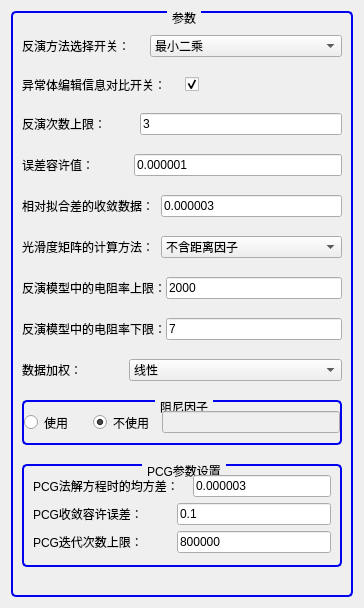
<?xml version="1.0" encoding="UTF-8"?>
<ui version="4.0">
 <class>DialogInversionParaSetting</class>
 <widget class="QDialog" name="DialogInversionParaSetting">
  <property name="geometry">
   <rect>
    <x>0</x>
    <y>0</y>
    <width>364</width>
    <height>608</height>
   </rect>
  </property>
  <property name="minimumSize">
   <size>
    <width>364</width>
    <height>608</height>
   </size>
  </property>
  <property name="maximumSize">
   <size>
    <width>364</width>
    <height>608</height>
   </size>
  </property>
  <property name="windowTitle">
   <string>反演参数设置</string>
  </property>
  <layout class="QGridLayout" name="gridLayout_3">
   <item row="0" column="0">
    <widget class="QGroupBox" name="groupBox">
     <property name="sizePolicy">
      <sizepolicy hsizetype="Preferred" vsizetype="Preferred">
       <horstretch>0</horstretch>
       <verstretch>0</verstretch>
      </sizepolicy>
     </property>
     <property name="styleSheet">
      <string notr="true">QGroupBox 
{border: 2px solid #0000EE;
 border-radius: 5px;
margin-top: 1ex;
}

QGroupBox::title {
subcontrol-origin: margin;
subcontrol-position: top center;
padding: 0 3px;
}</string>
     </property>
     <property name="title">
      <string>参数</string>
     </property>
     <layout class="QGridLayout" name="gridLayout">
      <item row="0" column="0">
       <layout class="QHBoxLayout" name="horizontalLayout_2" stretch="1,2">
        <property name="spacing">
         <number>0</number>
        </property>
        <item>
         <widget class="QLabel" name="label_2">
          <property name="text">
           <string>反演方法选择开关：      </string>
          </property>
         </widget>
        </item>
        <item>
         <widget class="QComboBox" name="comboBox_selectionSwitch">
          <item>
           <property name="text">
            <string>最小二乘</string>
           </property>
          </item>
          <item>
           <property name="text">
            <string>GA</string>
           </property>
          </item>
          <item>
           <property name="text">
            <string>联合</string>
           </property>
          </item>
          <item>
           <property name="text">
            <string>蚁群</string>
           </property>
          </item>
         </widget>
        </item>
       </layout>
      </item>
      <item row="1" column="0">
       <layout class="QHBoxLayout" name="horizontalLayout_14">
        <item>
         <widget class="QLabel" name="label_7">
          <property name="text">
           <string>异常体编辑信息对比开关：</string>
          </property>
         </widget>
        </item>
        <item>
         <widget class="QCheckBox" name="checkBox_compare">
          <property name="text">
           <string/>
          </property>
          <property name="checked">
           <bool>true</bool>
          </property>
         </widget>
        </item>
       </layout>
      </item>
      <item row="2" column="0">
       <layout class="QHBoxLayout" name="horizontalLayout_9" stretch="0,0">
        <property name="spacing">
         <number>0</number>
        </property>
        <item>
         <widget class="QLabel" name="label_9">
          <property name="text">
           <string>反演次数上限：          </string>
          </property>
         </widget>
        </item>
        <item>
         <widget class="QLineEdit" name="lineEdit_INVMAX">
          <property name="text">
           <string>3</string>
          </property>
         </widget>
        </item>
       </layout>
      </item>
      <item row="3" column="0">
       <layout class="QHBoxLayout" name="horizontalLayout" stretch="1,2">
        <property name="spacing">
         <number>0</number>
        </property>
        <item>
         <widget class="QLabel" name="label">
          <property name="text">
           <string>误差容许值：            </string>
          </property>
         </widget>
        </item>
        <item>
         <widget class="QLineEdit" name="lineEdit_EPS">
          <property name="text">
           <string>0.000001</string>
          </property>
         </widget>
        </item>
       </layout>
      </item>
      <item row="4" column="0">
       <layout class="QHBoxLayout" name="horizontalLayout_5" stretch="1,2">
        <property name="spacing">
         <number>0</number>
        </property>
        <item>
         <widget class="QLabel" name="label_5">
          <property name="text">
           <string>相对拟合差的收敛数据：  </string>
          </property>
         </widget>
        </item>
        <item>
         <widget class="QLineEdit" name="lineEdit_EPSRMS">
          <property name="text">
           <string>0.000003</string>
          </property>
         </widget>
        </item>
       </layout>
      </item>
      <item row="5" column="0">
       <layout class="QHBoxLayout" name="horizontalLayout_3" stretch="1,2">
        <property name="spacing">
         <number>0</number>
        </property>
        <item>
         <widget class="QLabel" name="label_3">
          <property name="text">
           <string>光滑度矩阵的计算方法：  </string>
          </property>
         </widget>
        </item>
        <item>
         <widget class="QComboBox" name="comboBox_computingMethod">
          <item>
           <property name="text">
            <string>不含距离因子</string>
           </property>
          </item>
          <item>
           <property name="text">
            <string>含距离因子</string>
           </property>
          </item>
         </widget>
        </item>
       </layout>
      </item>
      <item row="6" column="0">
       <layout class="QHBoxLayout" name="horizontalLayout_4" stretch="1,2">
        <property name="spacing">
         <number>0</number>
        </property>
        <item>
         <widget class="QLabel" name="label_4">
          <property name="text">
           <string>反演模型中的电阻率上限：</string>
          </property>
         </widget>
        </item>
        <item>
         <widget class="QLineEdit" name="lineEdit_BoundU">
          <property name="text">
           <string>2000</string>
          </property>
         </widget>
        </item>
       </layout>
      </item>
      <item row="7" column="0">
       <layout class="QHBoxLayout" name="horizontalLayout_6" stretch="1,2">
        <property name="spacing">
         <number>0</number>
        </property>
        <item>
         <widget class="QLabel" name="label_6">
          <property name="text">
           <string>反演模型中的电阻率下限：</string>
          </property>
         </widget>
        </item>
        <item>
         <widget class="QLineEdit" name="lineEdit_BoundL">
          <property name="text">
           <string>7</string>
          </property>
         </widget>
        </item>
       </layout>
      </item>
      <item row="8" column="0">
       <layout class="QHBoxLayout" name="horizontalLayout_8" stretch="1,2">
        <property name="spacing">
         <number>0</number>
        </property>
        <item>
         <widget class="QLabel" name="label_8">
          <property name="text">
           <string>数据加权：              </string>
          </property>
         </widget>
        </item>
        <item>
         <widget class="QComboBox" name="comboBox_dataWeighting">
          <item>
           <property name="text">
            <string>线性</string>
           </property>
          </item>
          <item>
           <property name="text">
            <string>指数</string>
           </property>
          </item>
          <item>
           <property name="text">
            <string>二次</string>
           </property>
          </item>
          <item>
           <property name="text">
            <string>无加权</string>
           </property>
          </item>
         </widget>
        </item>
       </layout>
      </item>
      <item row="9" column="0">
       <widget class="QGroupBox" name="groupBox_3">
        <property name="maximumSize">
         <size>
          <width>16777215</width>
          <height>45</height>
         </size>
        </property>
        <property name="title">
         <string>阻尼因子</string>
        </property>
        <layout class="QHBoxLayout" name="horizontalLayout_13" stretch="1,2">
         <property name="leftMargin">
          <number>0</number>
         </property>
         <property name="rightMargin">
          <number>0</number>
         </property>
         <item>
          <layout class="QHBoxLayout" name="horizontalLayout_7">
           <item>
            <widget class="QRadioButton" name="radioButton_use">
             <property name="text">
              <string>使用</string>
             </property>
            </widget>
           </item>
           <item>
            <widget class="QRadioButton" name="radioButton_notUse">
             <property name="text">
              <string>不使用</string>
             </property>
             <property name="checked">
              <bool>true</bool>
             </property>
            </widget>
           </item>
          </layout>
         </item>
         <item>
          <widget class="QLineEdit" name="lineEdit_Lamda">
           <property name="enabled">
            <bool>false</bool>
           </property>
           <property name="minimumSize">
            <size>
             <width>178</width>
             <height>0</height>
            </size>
           </property>
           <property name="maximumSize">
            <size>
             <width>178</width>
             <height>16777215</height>
            </size>
           </property>
          </widget>
         </item>
        </layout>
       </widget>
      </item>
      <item row="10" column="0">
       <widget class="QGroupBox" name="groupBox_2">
        <property name="maximumSize">
         <size>
          <width>16777215</width>
          <height>103</height>
         </size>
        </property>
        <property name="title">
         <string>PCG参数设置</string>
        </property>
        <layout class="QGridLayout" name="gridLayout_2">
         <item row="0" column="0">
          <layout class="QHBoxLayout" name="horizontalLayout_11" stretch="0,0">
           <property name="spacing">
            <number>0</number>
           </property>
           <item>
            <widget class="QLabel" name="label_PCGEPS">
             <property name="text">
              <string>PCG法解方程时的均方差：    </string>
             </property>
            </widget>
           </item>
           <item>
            <widget class="QLineEdit" name="lineEdit_PCGEPS">
             <property name="text">
              <string>0.000003</string>
             </property>
            </widget>
           </item>
          </layout>
         </item>
         <item row="1" column="0">
          <layout class="QHBoxLayout" name="horizontalLayout_12" stretch="0,0">
           <property name="spacing">
            <number>0</number>
           </property>
           <item>
            <widget class="QLabel" name="label_11">
             <property name="text">
              <string>PCG收敛容许误差：          </string>
             </property>
            </widget>
           </item>
           <item>
            <widget class="QLineEdit" name="lineEdit_PCGRELERR">
             <property name="text">
              <string>0.1</string>
             </property>
            </widget>
           </item>
          </layout>
         </item>
         <item row="2" column="0">
          <layout class="QHBoxLayout" name="horizontalLayout_10" stretch="0,0">
           <property name="spacing">
            <number>0</number>
           </property>
           <item>
            <widget class="QLabel" name="label_10">
             <property name="text">
              <string>PCG迭代次数上限：          </string>
             </property>
            </widget>
           </item>
           <item>
            <widget class="QLineEdit" name="lineEdit_PCGITMAX">
             <property name="text">
              <string>800000</string>
             </property>
            </widget>
           </item>
          </layout>
         </item>
        </layout>
       </widget>
      </item>
     </layout>
    </widget>
   </item>
  </layout>
 </widget>
 <resources/>
 <connections>
  <connection>
   <sender>radioButton_use</sender>
   <signal>clicked()</signal>
   <receiver>DialogInversionParaSetting</receiver>
   <slot>onClickedUseLAMDA()</slot>
   <hints>
    <hint type="sourcelabel">
     <x>53</x>
     <y>461</y>
    </hint>
    <hint type="destinationlabel">
     <x>67</x>
     <y>-6</y>
    </hint>
   </hints>
  </connection>
  <connection>
   <sender>radioButton_notUse</sender>
   <signal>clicked()</signal>
   <receiver>DialogInversionParaSetting</receiver>
   <slot>onClickedNotUseLAMDA()</slot>
   <hints>
    <hint type="sourcelabel">
     <x>119</x>
     <y>459</y>
    </hint>
    <hint type="destinationlabel">
     <x>136</x>
     <y>4</y>
    </hint>
   </hints>
  </connection>
 </connections>
 <slots>
  <slot>onClickedUseLAMDA()</slot>
  <slot>onClickedNotUseLAMDA()</slot>
 </slots>
</ui>
